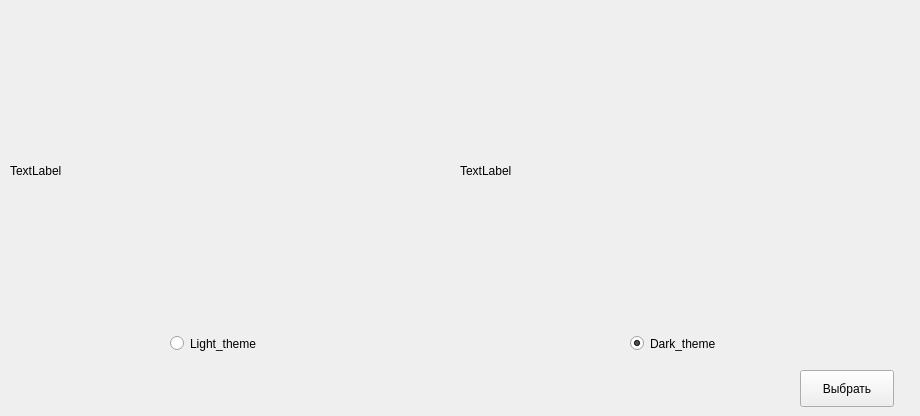
  <widget class="QWidget" name="centralwidget">
   <widget class="QLabel" name="label">
    <property name="geometry">
     <rect>
      <x>10</x>
      <y>20</y>
      <width>441</width>
      <height>301</height>
     </rect>
    </property>
    <property name="styleSheet">
     <string notr="true"/>
    </property>
    <property name="text">
     <string>TextLabel</string>
    </property>
   </widget>
   <widget class="QLabel" name="label_2">
    <property name="geometry">
     <rect>
      <x>460</x>
      <y>20</y>
      <width>451</width>
      <height>301</height>
     </rect>
    </property>
    <property name="text">
     <string>TextLabel</string>
    </property>
   </widget>
   <widget class="QRadioButton" name="light_theme_button">
    <property name="geometry">
     <rect>
      <x>170</x>
      <y>330</y>
      <width>112</width>
      <height>27</height>
     </rect>
    </property>
    <property name="text">
     <string>Light_theme</string>
    </property>
    <attribute name="buttonGroup">
     <string notr="true">buttonGroup</string>
    </attribute>
   </widget>
   <widget class="QRadioButton" name="dark_theme_button">
    <property name="geometry">
     <rect>
      <x>630</x>
      <y>330</y>
      <width>112</width>
      <height>27</height>
     </rect>
    </property>
    <property name="text">
     <string>Dark_theme</string>
    </property>
    <property name="checked">
     <bool>true</bool>
    </property>
    <attribute name="buttonGroup">
     <string notr="true">buttonGroup</string>
    </attribute>
   </widget>
   <widget class="QPushButton" name="select_button">
    <property name="geometry">
     <rect>
      <x>800</x>
      <y>370</y>
      <width>94</width>
      <height>37</height>
     </rect>
    </property>
    <property name="text">
     <string>Выбрать</string>
    </property>
   </widget>
  </widget>
